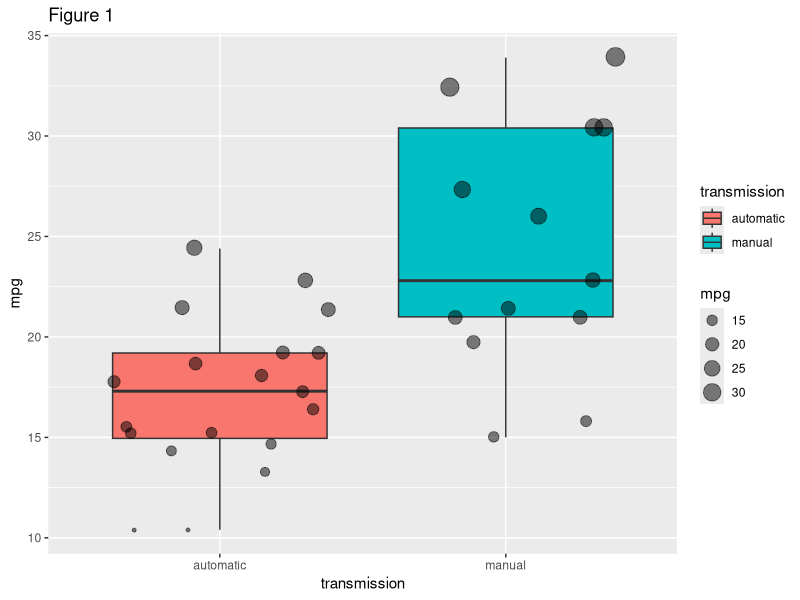
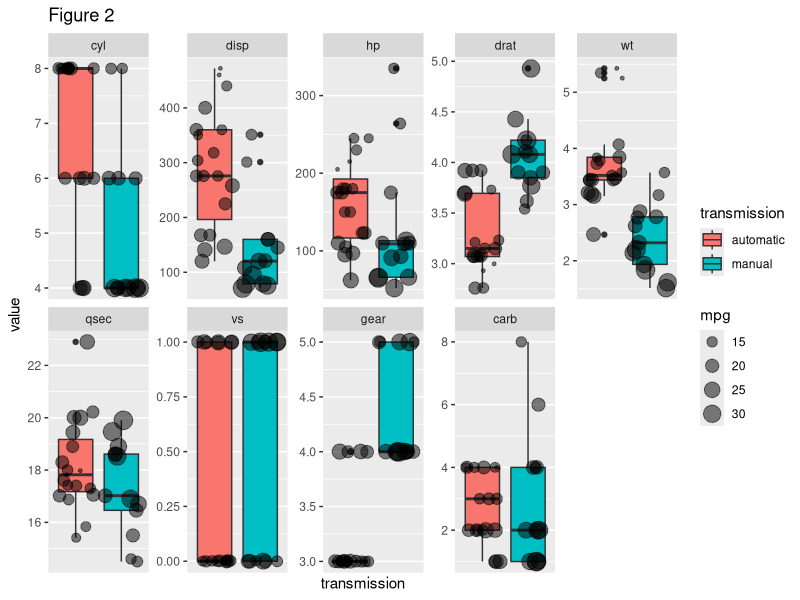
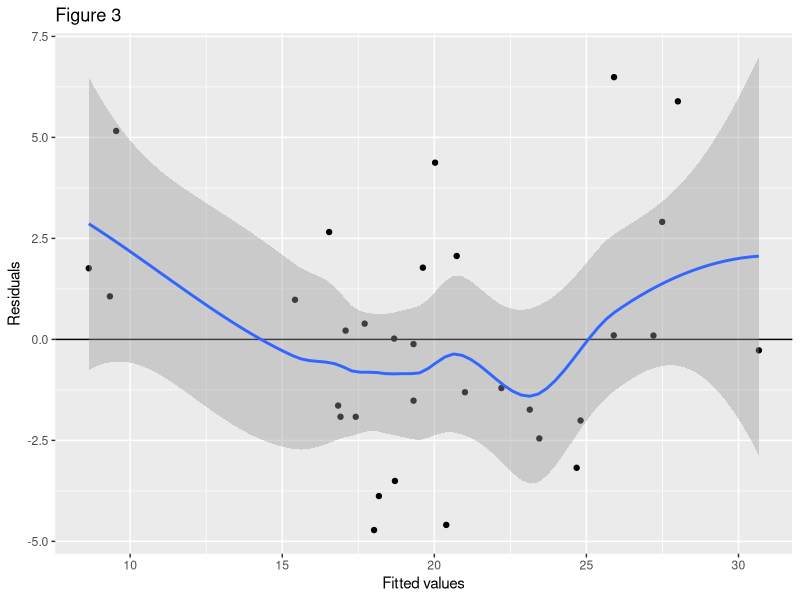
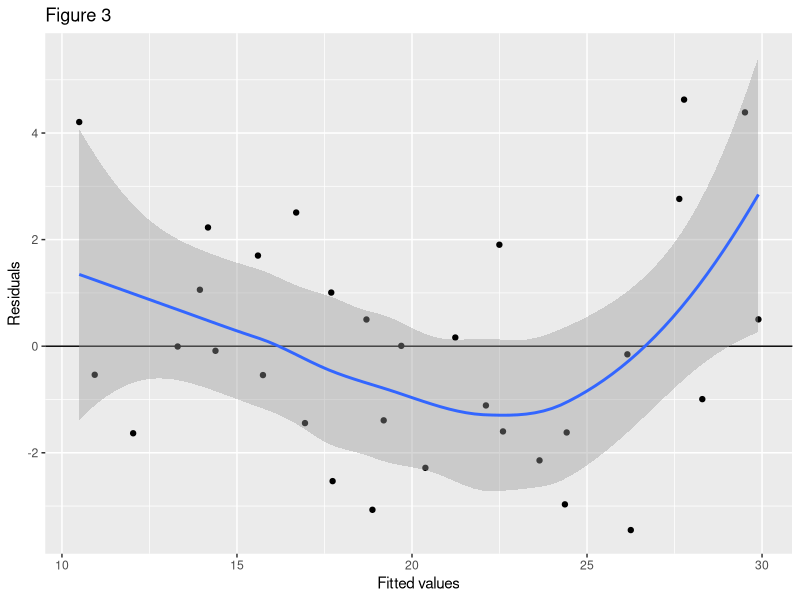

R code for these plots, in order:
## ---- chunk 1
library(dplyr)
library(ggplot2)
library(reshape2)

data(mtcars)
mtcarsNum <- mtcars
cor(mtcarsNum)[c("mpg", "am"), ]
## ---- chunk 2
mtcars <- mtcars %>%
    mutate(transmission = factor(am, labels = c("automatic", "manual"))) %>%
    select(-am)
## ---- chunk 3
fm1 <- formula(mpg ~ transmission)
model1 <- lm(fm1, data = mtcars)
summary(model1)
## ---- chunk 4
fm2 <- formula(mpg ~ transmission + drat + wt + gear)
model2 <- lm(fm2, data = mtcars)
## ---- chunk 5
fmAll <- formula(mpg ~ .)
modelAll <- lm(fmAll, data = mtcars)
## ---- chunk 6
ggplot(mtcars, aes(y = mpg, x = transmission)) +
    geom_boxplot(aes(fill = transmission)) +
    geom_jitter(aes(size = mpg), alpha = 0.5) +
    labs(title = "Figure 1")
## ---- chunk 7
mtcars_long <- melt(mtcars, id.vars = c("transmission", "mpg"))

ggplot(mtcars_long, aes(y = value, x = transmission)) +
    geom_boxplot(aes(fill = transmission)) +
    geom_jitter(aes(size = mpg), alpha = 0.5) +
    scale_x_discrete(breaks = NULL) +
    facet_wrap(~ variable, scales = "free_y", nrow = 2) +
    labs(title = "Figure 2")
## ---- chunk 8
residPred <- data.frame(residuals = residuals(model2), yhat = predict(model2))

ggplot(residPred, aes(x = yhat, y = residuals)) +
    geom_point() +
    xlab("Fitted values") +
    ylab("Residuals") +
    geom_hline(yintercept = 0) +
    geom_smooth(method = "loess") +
    labs(title = "Figure 3")
## ---- chunk 9
residPred <- data.frame(residuals = residuals(modelAll), 
                        yhat = predict(modelAll))

ggplot(residPred, aes(x = yhat, y = residuals)) +
    geom_point() +
    xlab("Fitted values") +
    ylab("Residuals") +
    geom_hline(yintercept = 0) +
    geom_smooth(method = "loess") +
    labs(title = "Figure 3")
